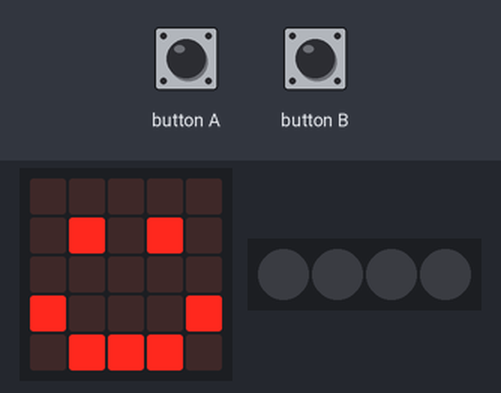
The program below on a simulated BBC micro:bit running MicroPython. On the bench: the board's 5×5 LED display, 4 RGB LEDs in strip order, left to right. The test bench sets the inputs (shaded band).

Above: at 1.2 s.
1.3 s: button A pressed for 0.15 s
At 1.9 s:
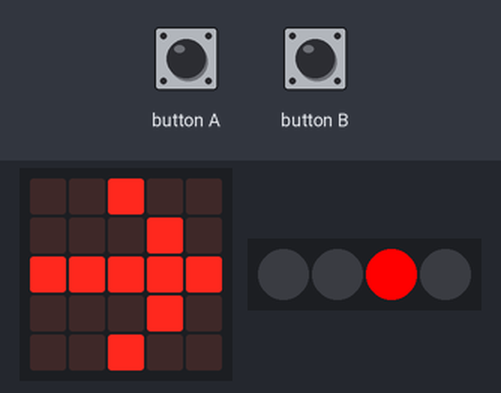
4.4 s: button A pressed for 1 s
At 7.0 s:
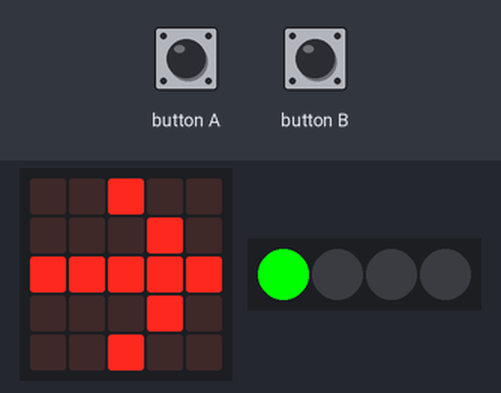
8.4 s: button A pressed for 3.2 s
At 15.8 s:
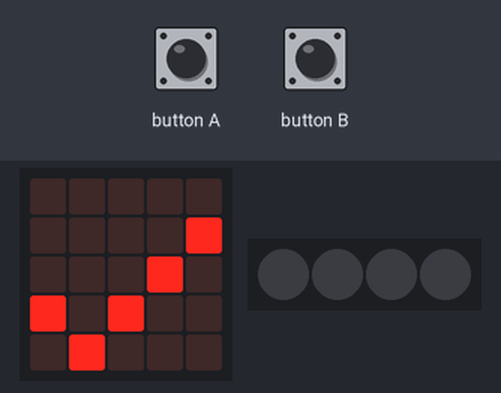
Timing chart, 0 to 17.3 s (numbered marks = the images above; inputs shaded):
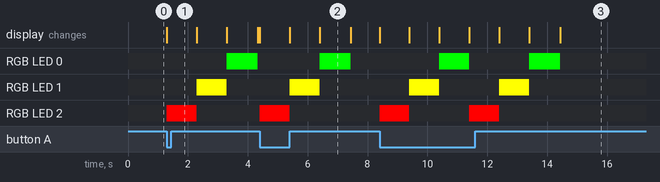

Measured:
- after the input at 1.3 s, RGB LED 0: off → RGB(0, 255, 0) after 2.0 s, → off 1.0 s later; RGB LED 1: off → RGB(255, 255, 0) after 1.0 s, → off 1.0 s later; RGB LED 2: off → RGB(255, 0, 0) at once, → off 1.0 s later; the display: changes at once (image 1)
- after the input at 4.4 s, RGB LED 0: off → RGB(0, 255, 0) after 2.0 s, → off 1.0 s later; RGB LED 1: off → RGB(255, 255, 0) after 1.0 s, → off 1.0 s later; RGB LED 2: off → RGB(255, 0, 0) at once, → off 1.0 s later; the display: first changes at once (image 2 shows a later state)
- after the input at 8.4 s, RGB LED 0: alternates RGB(0, 255, 0) for 1.0 s and off for 2.0 s, 4 changes in all, then stays off, starting after 2.0 s; RGB LED 1: alternates RGB(255, 255, 0) for 1.0 s and off for 2.0 s, 4 changes in all, then stays off, starting after 1.0 s
- what the display in image 2 shows lasts 1.0 s, from 6.4 s to 7.4 s

The program:

main.py
```python
# (licence header left out)
from microbit import *
import neopixel

# variables
neopixelStrip = neopixel.NeoPixel(pin16, 4)

# cleanup
display.clear()
neopixelStrip[0] = (0, 0, 0)
neopixelStrip[1] = (0, 0, 0)
neopixelStrip[2] = (0, 0, 0)
neopixelStrip[3] = (0, 0, 0)
neopixelStrip.show()
display.show(Image.HAPPY)

while True:
    if button_a.is_pressed():
        display.show(Image.ARROW_E)

        # Red
        neopixelStrip[2] = (255, 0, 0)  # Red
        neopixelStrip.show()
        sleep(1000)

        # Yellow
        neopixelStrip[2] = (0, 0, 0)
        neopixelStrip[1] = (255, 255, 0)  # Yellow
        neopixelStrip.show()
        sleep(1000)

        # Green
        neopixelStrip[1] = (0, 0, 0)
        neopixelStrip[0] = (0, 255, 0)  # Green
        neopixelStrip.show()
        sleep(1000)

        # Turn off all
        neopixelStrip[0] = (0, 0, 0)
        neopixelStrip.show()

        display.show(Image.YES)
```
